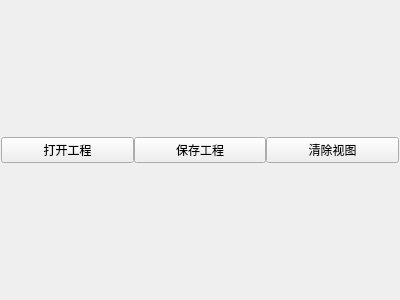
<?xml version="1.0" encoding="UTF-8"?>
<ui version="4.0">
 <class>Form_VirtualView</class>
 <widget class="QWidget" name="Form_VirtualView">
  <property name="geometry">
   <rect>
    <x>0</x>
    <y>0</y>
    <width>400</width>
    <height>300</height>
   </rect>
  </property>
  <property name="windowTitle">
   <string>Form</string>
  </property>
  <layout class="QVBoxLayout" name="verticalLayout">
   <property name="spacing">
    <number>1</number>
   </property>
   <property name="leftMargin">
    <number>1</number>
   </property>
   <property name="topMargin">
    <number>1</number>
   </property>
   <property name="rightMargin">
    <number>1</number>
   </property>
   <property name="bottomMargin">
    <number>1</number>
   </property>
   <item>
    <layout class="QHBoxLayout" name="horizontalLayout">
     <property name="spacing">
      <number>0</number>
     </property>
     <item>
      <widget class="QPushButton" name="pushButton_OpenProject">
       <property name="text">
        <string>打开工程</string>
       </property>
      </widget>
     </item>
     <item>
      <widget class="QPushButton" name="pushButton_SaveProject">
       <property name="text">
        <string>保存工程</string>
       </property>
      </widget>
     </item>
     <item>
      <widget class="QPushButton" name="pushButton_clearView">
       <property name="text">
        <string>清除视图</string>
       </property>
      </widget>
     </item>
    </layout>
   </item>
  </layout>
 </widget>
 <resources/>
 <connections/>
</ui>
